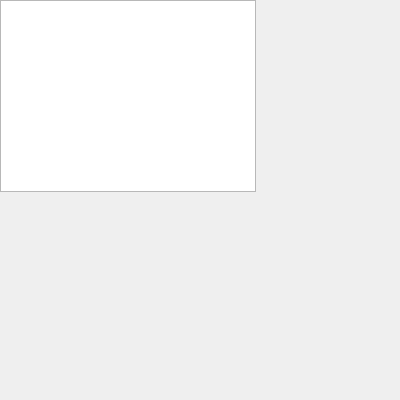
<?xml version="1.0" encoding="UTF-8"?>
<ui version="4.0">
 <class>QTAChart</class>
 <widget class="QWidget" name="QTAChart">
  <property name="geometry">
   <rect>
    <x>0</x>
    <y>0</y>
    <width>400</width>
    <height>400</height>
   </rect>
  </property>
  <property name="minimumSize">
   <size>
    <width>200</width>
    <height>200</height>
   </size>
  </property>
  <property name="windowTitle">
   <string>QTAChart</string>
  </property>
  <widget class="QGraphicsView" name="graphicsView">
   <property name="geometry">
    <rect>
     <x>0</x>
     <y>0</y>
     <width>256</width>
     <height>192</height>
    </rect>
   </property>
   <property name="frameShadow">
    <enum>QFrame::Plain</enum>
   </property>
   <property name="verticalScrollBarPolicy">
    <enum>Qt::ScrollBarAlwaysOff</enum>
   </property>
   <property name="horizontalScrollBarPolicy">
    <enum>Qt::ScrollBarAlwaysOff</enum>
   </property>
   <property name="resizeAnchor">
    <enum>QGraphicsView::AnchorViewCenter</enum>
   </property>
  </widget>
 </widget>
 <layoutdefault spacing="6" margin="11"/>
 <resources>
  <include location="../resources/ChartGeany.qrc"/>
 </resources>
 <connections/>
</ui>
